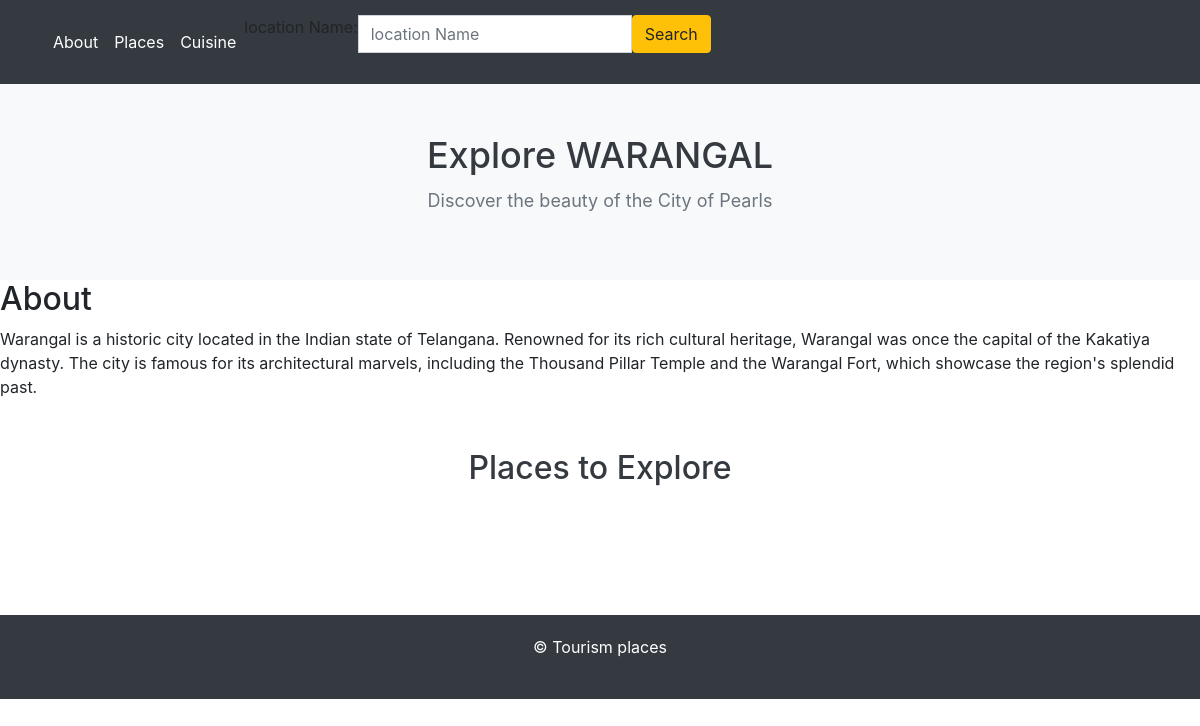
The page /city/WARANGAL/ on the database its author committed.
### toursim_app/models.py (models this page shows)
class City(models.Model):
    city_id = models.AutoField(primary_key=True)
    state_id = models.ForeignKey(State_details, on_delete=models.CASCADE)
    city_name = models.CharField(max_length=255)
    city_description = models.TextField()
    city_videos =models.FileField(upload_to='Media/City/', null=True, blank=True)
    city_image = models.ImageField(upload_to='images/Cities/')

### toursim_app/views.py (the view)
# urls.py: path('city',city,name='city'),
def city(request, city_name=None):
    if request.method == 'GET':
        if city_name:
            city_obj = get_object_or_404(City, city_name=city_name)
            locations= Location.objects.filter(city_id=city_obj.city_id)
            context = {
                'cities': city_obj,
                'locations': locations,
            }
            return render(request, 'toursim_app/City.html', context)
        else:
            return render(request, 'toursim_app/State.html')
    elif request.method == 'POST':
        query = request.POST.get('city_name', '')
        if query:
            return redirect('city', city_name=query)
        else:
            return render(request, 'toursim_app/State.html', {'error_message': 'Please provide a state name'})

### toursim_app/Templates/toursim_app/City.html (shortened to what this page needs)
{% load static %}
<!DOCTYPE html>
<html lang="en">
<head>
  <link rel="stylesheet" href="https://maxcdn.bootstrapcdn.com/bootstrap/4.0.0/css/bootstrap.min.css">
  <link rel="stylesheet" href="{% static 'styles2.css' %}">
  <link rel="stylesheet" href="https://cdnjs.cloudflare.com/ajax/libs/font-awesome/6.2.1/css/all.min.css">
</head>
<body>
<div  class="page" id="page">
  <nav class="navbar navbar-expand-lg" id="navbar">
    <div class="container">
      <div class="collapse navbar-collapse" id="mynavbar">
        <ul class="navbar-nav me-auto">
          <li class="nav-item">
            <a class="nav-link" href="#about">About</a>
          </li>
          <li class="nav-item">
            <a class="nav-link" href="#places">Places</a>
          </li>
          <li class="nav-item">
            <a class="nav-link" href="#cuisine">Cuisine</a>
          </li>
        </ul>
            </form>  <form method="post" action="{% url 'location' %}">
    <div class="input-group mb-3">
        <label for="location_name" class="visually-hidden">location Name:</label>
        <input type="text" id="location_name" name="location_name" class="form-control" placeholder="location Name" required>
        <button type="submit" class="btn btn-warning">Search</button>
    </div>
</form>
      </div>
    </div>
  </nav>
  <header>
    <h1>Explore {{cities.city_name}}</h1>
    <p>Discover the beauty of the City of Pearls</p>
  </header>
<div class="about" id="about">
    <h2>About</h2>
    {{cities.city_description }}
</div>
 <section class="places" id="places">
    <div class="container">
      <div class="info-section">
        <h2>Places to Explore</h2>
      </div>
    </div>
  </section>
            </div>
 <footer class="mt-5">
  <div class="foot-panel4">
    © Tourism places
  </div>
</footer>
</body>
</html>

### toursim_app/static/styles2.css (style rules this page uses)
#navbar { background-color: #343a40; padding: 15px 0; }
.navbar-nav a { color: #ffffff; padding: 10px 15px; text-decoration: none; }
header { text-align: center; padding: 50px 0; background-color: #f8f9fa; }
header h1 { color: #343a40; font-size: 36px; margin-bottom: 10px; }
header p { color: #6c757d; font-size: 18px; }
.places { background-color: #ffffff; padding: 50px 0; }
.places h2 { text-align: center; color: #343a40; font-size: 32px; margin-bottom: 30px; }
footer { background-color: #343a40; color: #ffffff; padding: 20px 0; text-align: center; }
.foot-panel1, .foot-panel2, .foot-panel3, .foot-panel4 { margin-bottom: 20px; }

### rows shown on the page
City: city_name "WARANGAL", city_description "Warangal is a historic city located in the Indian state of Telangana. Renowned for its rich cultural heritage, Warangal was once the capital of the Kakatiya dynasty. The city is famous for its architectural marvels, including the Thousand Pillar Temple and the Warangal Fort, which showcase the region's splendid past."
